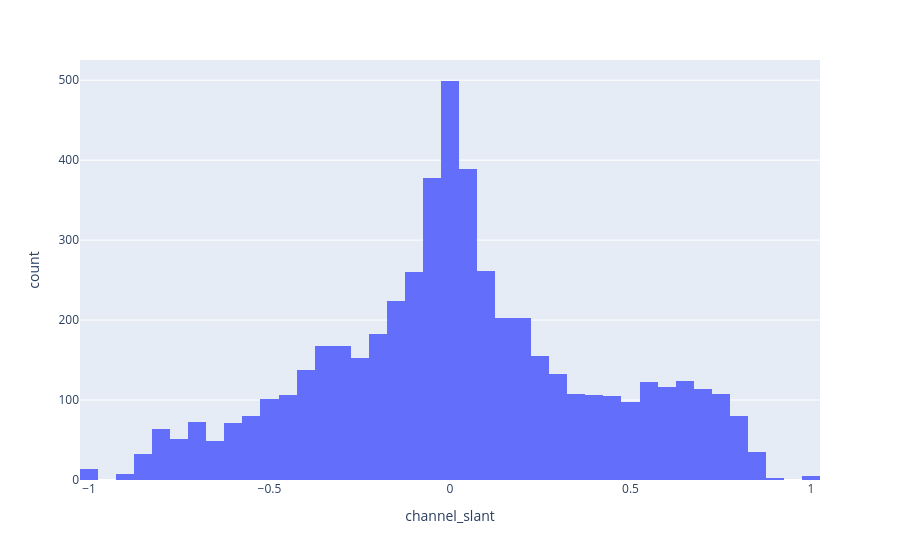

Notebook code for this chart:
### Code cell
px.histogram(ch_grouped, x = "channel_slant", title="Slant count of watched videos")

### Figure 1 — Plotly figure (JSON) as saved in the notebook; plotly's stock layout.template omitted (floating-point values rounded to 4 significant figures; data arrays with more than 128 entries replaced by an {"elided": "..."} marker saying what was removed)
{"data": [{"bingroup": "x", "hovertemplate": "channel_slant=%{x}<br>count=%{y}<extra></extra>", "legendgroup": "", "marker": {"color": "#636efa", "pattern": {"shape": ""}}, "name": "", "orientation": "v", "showlegend": false, "type": "histogram", "x": {"elided": "5283 float values"}, "xaxis": "x", "yaxis": "y"}], "layout": {"barmode": "relative", "legend": {"tracegroupgap": 0}, "margin": {"t": 60}, "xaxis": {"anchor": "y", "domain": [0, 1], "title": {"text": "channel_slant"}}, "yaxis": {"anchor": "x", "domain": [0, 1], "title": {"text": "count"}}}}
